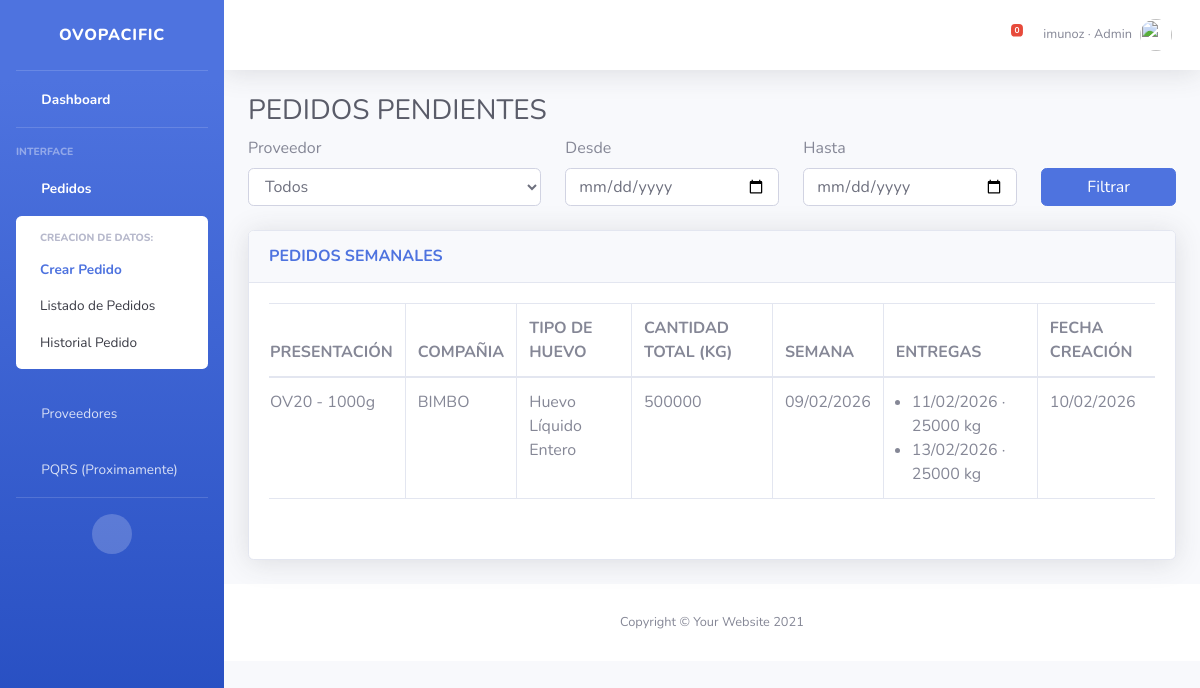
The page /pedidos/historial/ (signed in) on the database its author committed.
### clientes/models.py (models this page shows, shortened)
class PerfilUsuario(models.Model):
    ROL_CHOICES = [
        ('admin', 'Administrador'),
        ('comercial', 'Comercial'),
        ('logistica', 'Logística'),
        ('programador', 'Programador'),
    ]
    usuario = models.OneToOneField(User, on_delete=models.CASCADE)
    rol = models.CharField(max_length=20, choices=ROL_CHOICES)

class Pedido(models.Model):
    ESTADO_CHOICES = [
        ('PENDIENTE', 'Pendiente'),
        ('EN_PROCESO', 'En proceso'),
        ('REALIZADO', 'Realizado'),  # Coincide con tu views.py
    ]
    proveedor = models.ForeignKey(Proveedor, on_delete=models.CASCADE)
    comercial = models.ForeignKey(User, on_delete=models.PROTECT)
    tipo_huevo = models.CharField(max_length=10, choices=TIPO_HUEVO_CHOICES)
    presentacion = models.CharField(max_length=20, choices=PRESENTACION_CHOICES)
    cantidad = models.IntegerField(default=0)
    fecha_entrega = models.DateField(null=True, blank=True)
    cantidad_total = models.IntegerField(default=0)
    semana = models.DateField(
        help_text="Lunes de la semana",
        null=True,
        blank=True
    )
    estado = models.CharField(
        max_length=15,
        choices=ESTADO_CHOICES,
        default='PENDIENTE'
    )
    fecha_creacion = models.DateTimeField(auto_now_add=True)
    observaciones = models.TextField(blank=True, null=True)

class Proveedor(models.Model):
    nombre = models.CharField(max_length=150, unique=True)
    nit = models.CharField(max_length=30, blank=True, null=True)
    contacto = models.CharField(max_length=100, blank=True, null=True)
    telefono = models.CharField(max_length=30, blank=True, null=True)
    email = models.EmailField(blank=True, null=True)
    activo = models.BooleanField(default=True)
    fecha_creacion = models.DateTimeField(auto_now_add=True)

class EntregaPedido(models.Model):
    pedido = models.ForeignKey(
        Pedido,
        related_name='entregas',
        on_delete=models.CASCADE
    )
    fecha_entrega = models.DateField()
    cantidad = models.IntegerField()
    estado = models.CharField(
        max_length=10,
        choices=[
            ('PENDIENTE', 'Pendiente'),
            ('ENTREGADO', 'Entregado'),
        ],
        default='PENDIENTE'
    )

### clientes/views.py (the view)
# urls.py: path('pedidos/historial/', views.historial, name='historial'),
@login_required
def historial(request):
    pedidos_qs = Pedido.objects.select_related('proveedor').prefetch_related('entregas').filter(estado='REALIZADO')
    pedidos, filtros = filtrar_pedidos(request, pedidos_qs)
    proveedores = Proveedor.objects.filter(activo=True)
    return render(request, 'pedidos/historial.html', {
        'pedidos': pedidos,
        'proveedores': proveedores,
        **filtros
    })

### clientes/context_processors.py (called while the page is built, shortened)
def notificaciones(request):
    user_role = None
    can_manage_proveedores = False
    if request.user.is_authenticated:
        perfil = PerfilUsuario.objects.filter(usuario=request.user).first()
        if perfil:
            user_role = perfil.rol
            can_manage_proveedores = perfil.rol in {'admin', 'comercial'}
    if request.user.is_authenticated:
        return {
            'notificaciones': Notificacion.objects.filter(
                usuario=request.user,
                leida=False
            ).order_by('-fecha_creacion')[:5],
            'total_notificaciones': Notificacion.objects.filter(
                usuario=request.user,
                leida=False
            ).count(),
            'user_role': user_role,
            'can_manage_proveedores': can_manage_proveedores,
        }

### clientes/views.py (called while the page is built)
def filtrar_pedidos(request, qs):
    filtros = {}
    if proveedor := request.GET.get('proveedor'):
        qs = qs.filter(proveedor_id=proveedor)
        filtros['proveedor_id'] = proveedor
    if desde := request.GET.get('fecha_desde'):
        qs = qs.filter(fecha_entrega__gte=desde)
        filtros['fecha_desde'] = desde
    if hasta := request.GET.get('fecha_hasta'):
        qs = qs.filter(fecha_entrega__lte=hasta)
        filtros['fecha_hasta'] = hasta
    return qs, filtros

### clientes/templates/pedidos/historial.html
{% extends 'base.html' %}
{% block contenido %}
<div id="content-wrapper" class="d-flex flex-column">
    <div id="content">
        <div class="container-fluid">
            <h1 class="h3 mb-2 text-gray-800">PEDIDOS PENDIENTES</h1>
            {% include "partials/filtros_pedidos.html" %}
            <div class="card shadow mb-4">
                <div class="card-header py-3">
                    <h6 class="m-0 font-weight-bold text-primary">PEDIDOS SEMANALES</h6>
                </div>
                <div class="card-body">
                    <div class="table-responsive">
                        <form method="get" class="mb-4">
                            <div class="row">
                                <table class="table table-bordered" id="dataTable" width="100%" cellspacing="0">
                                    <thead>
                                        <tr>
                                            <th>PRESENTACIÓN</th>
                                            <th>COMPAÑIA</th>
                                            <th>TIPO DE HUEVO</th>
                                            <th>CANTIDAD TOTAL (KG)</th>
                                            <th>SEMANA</th>
                                            <th>ENTREGAS</th>
                                            <th>FECHA CREACIÓN</th>
                                        </tr>
                                    </thead>
                                    {% for pedido in pedidos %}
                                    <tr>
                                        <td>{{ pedido.get_presentacion_display }}</td>
                                        <td>{{ pedido.proveedor.nombre }}</td>
                                        <td>{{ pedido.get_tipo_huevo_display }}</td>
                                        <td>{{ pedido.cantidad_total|default:pedido.cantidad }}</td>
                                        <td>{{ pedido.semana|date:"d/m/Y" }}</td>
                                        <td>
                                            {% if pedido.entregas.all %}
                                            <ul class="mb-0 pl-3">
                                                {% for entrega in pedido.entregas.all %}
                                                <li>{{ entrega.fecha_entrega|date:"d/m/Y" }} · {{ entrega.cantidad }} kg</li>
                                                {% endfor %}
                                            </ul>
                                            {% elif pedido.fecha_entrega %}
                                            {{ pedido.fecha_entrega|date:"d/m/Y" }} · {{ pedido.cantidad }} kg
                                            {% else %}
                                            —
                                            {% endif %}
                                        </td>
                                        <td>{{ pedido.fecha_creacion|date:"d/m/Y" }}</td>
                                    </tr>
                                    {% endfor %}
                                </table>
                            </div>
                    </div>
                </div>
            </div>
    </div>
</div>
{% endblock %}

### clientes/templates/base.html (shortened to what this page needs)
{% load static %}
<!DOCTYPE html>
<html lang="en">
<head>
    <link href="{% static 'web/vendor/fontawesome-free/css/all.min.css' %}" rel="stylesheet">
    <link href="{% static 'web/css/sb-admin-2.min.css' %}" rel="stylesheet">
</head>
<body id="page-top">
    <div id="wrapper">
        <ul class="navbar-nav bg-gradient-primary sidebar sidebar-dark accordion" id="accordionSidebar">
            <a class="sidebar-brand d-flex align-items-center justify-content-center" href="{% url 'inicio' %}">
                <div class="sidebar-brand-text mx-3">OVOPACIFIC</div>
            </a>
            <hr class="sidebar-divider my-0">
            <li class="nav-item active">
                <a class="nav-link" href="{% url 'inicio' %}">
                    <i class="fas fa-fw fa-tachometer-alt"></i>
                    <span>Dashboard</span></a>
            </li>
            <hr class="sidebar-divider">
            <div class="sidebar-heading">
                Interface
            </div>
            <li class="nav-item active">
                <a class="nav-link" href="#" data-toggle="collapse" data-target="#collapseTwo" aria-expanded="true"
                    aria-controls="collapseTwo">
                    <i class="fas fa-fw fa-cog"></i>
                    <span>Pedidos</span>
                </a>
                <div id="collapseTwo" class="collapse show" aria-labelledby="headingTwo"
                    data-parent="#accordionSidebar">
                    <div class="bg-white py-2 collapse-inner rounded">
                        <h6 class="collapse-header">Creacion de datos:</h6>
                        <a class="collapse-item active" href="{% url 'crearpedido' %}">Crear Pedido</a>
                        <a class="collapse-item" href="{% url 'editartablas' %}">Listado de Pedidos</a>
                        <a class="collapse-item" href="{% url 'historial' %}">Historial Pedido</a>
                    </div>
                </div>
            </li>
            {% if can_manage_proveedores %}
            <li class="nav-item">
                <a class="nav-link collapsed" href="#" data-toggle="collapse" data-target="#collapseProveedores"
                    aria-expanded="true" aria-controls="collapseProveedores">
                    <i class="fas fa-fw fa-industry"></i>
                    <span>Proveedores</span>
                </a>
            </li>
            {% endif %}
            <li class="nav-item">
                <a class="nav-link collapsed" href="#" data-toggle="collapse" data-target="#collapseUtilities"
                    aria-expanded="true" aria-controls="collapseUtilities">
                    <i class="fas fa-fw fa-wrench"></i>
                    <span>PQRS (Proximamente)</span>
                </a>
            </li>
            <hr class="sidebar-divider">
            <div class="text-center d-none d-md-inline">
                <button class="rounded-circle border-0" id="sidebarToggle"></button>
            </div>
        </ul>
        <div id="content-wrapper" class="d-flex flex-column">
            <div id="content">
                <nav class="navbar navbar-expand navbar-light bg-white topbar mb-4 static-top shadow">
                    <ul class="navbar-nav ml-auto">
                        <li class="nav-item dropdown no-arrow mx-1">
                            <a class="nav-link dropdown-toggle" href="#" id="alertsDropdown" role="button"
                                data-toggle="dropdown" aria-haspopup="true" aria-expanded="false">
                                <i class="fas fa-bell fa-fw"></i>
                                <span class="badge badge-danger badge-counter">
                                    {{ total_notificaciones }}
                                </span>
                            </a>
                        </li>
                        {% if request.user.is_authenticated %}
                        <li class="nav-item dropdown no-arrow">
                            <a class="nav-link dropdown-toggle" href="#" id="userDropdown" role="button"
                                data-toggle="dropdown" aria-haspopup="true" aria-expanded="false">
                                <span class="mr-2 d-none d-lg-inline text-gray-600 small">
                                    {{ request.user.username }}{% if user_role %} · {{ user_role|title }}{% endif %}
                                </span>
                                <img class="img-profile rounded-circle" src="{% static 'web/img/diego.webp' %}">
                            </a>
                        </li>
                        {% else %}
                        <li class="nav-item">
                            <a class="btn btn-primary btn-sm" href="{% url 'login' %}">Iniciar sesión</a>
                        </li>
                        {% endif %}
                    </ul>
                </nav>
                {% block contenido %}
                {% endblock %}
                <footer class="sticky-footer bg-white">
                    <div class="container my-auto">
                        <div class="copyright text-center my-auto">
                            <span>Copyright &copy; Your Website 2021</span>
                        </div>
                    </div>
                </footer>
            </div>
        </div>
</body>
</html>

### clientes/templates/partials/filtros_pedidos.html (shortened to what this page needs)
<form method="get" class="mb-4">
    <div class="row">
        <div class="col-md-4">
            <label>Proveedor</label>
            <select name="proveedor" class="form-control">
                <option value="">Todos</option>
            </select>
        </div>
        <div class="col-md-3">
            <label>Desde</label>
            <input type="date" name="fecha_desde" class="form-control" value="{{ fecha_desde }}">
        </div>
        <div class="col-md-3">
            <label>Hasta</label>
            <input type="date" name="fecha_hasta" class="form-control" value="{{ fecha_hasta }}">
        </div>
        <div class="col-md-2 d-flex align-items-end">
            <button type="submit" class="btn btn-primary w-100">
                Filtrar
            </button>
        </div>
    </div>
</form>

### rows shown on the page
PerfilUsuario: rol "Admin"
Pedido: presentacion "OV20 - 1000g", proveedor.nombre "BIMBO", tipo_huevo "Huevo Líquido Entero", cantidad_total "500000", semana "09/02/2026", fecha_creacion "10/02/2026"
EntregaPedido: fecha_entrega "11/02/2026", cantidad "25000"
EntregaPedido: fecha_entrega "13/02/2026", cantidad "25000"

### other values the page prints
{{ total_notificaciones }} "0"
{{ request.user.username }} "imunoz"
